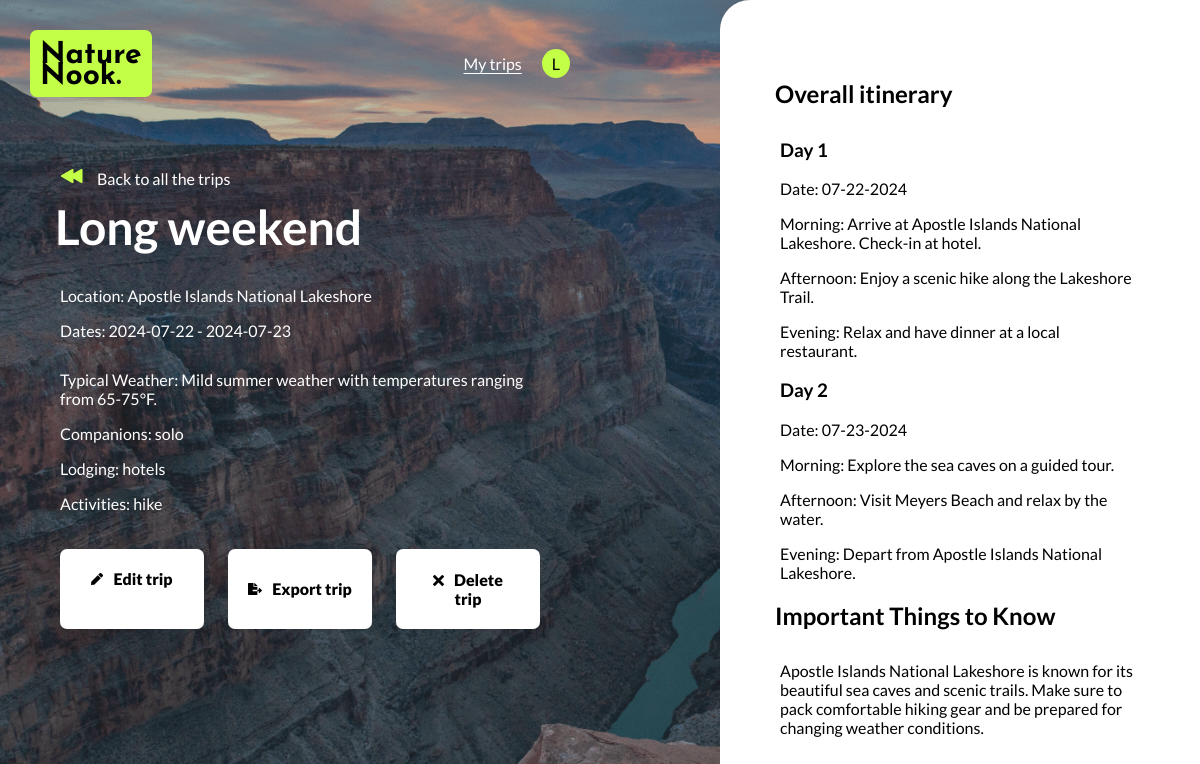
The page /view_trip/4 (signed in) on the database its author committed.
### app.py (models this page shows)
class User(UserMixin, db.Model):
    id = db.Column(db.Integer, primary_key=True)
    username = db.Column(db.String(150), unique=True, nullable=False)
    password = db.Column(db.String(150), nullable=False)

class Trip(db.Model):
    id = db.Column(db.Integer, primary_key=True)
    user_id = db.Column(db.Integer, db.ForeignKey('user.id'), nullable=False)
    trip_name = db.Column(db.String(150), nullable=False)
    location = db.Column(db.String(150), nullable=False)
    trip_start = db.Column(db.Date, nullable=False)
    trip_end = db.Column(db.Date, nullable=False)
    traveling_with = db.Column(db.String(150), nullable=False)
    lodging = db.Column(db.String(150), nullable=False)
    adventure = db.Column(db.String(150), nullable=False)
    created_at = db.Column(db.DateTime, default=datetime.utcnow)
    typical_weather = db.Column(db.String(150), nullable=True)
    itinerary = db.Column(db.Text, nullable=True)
    important_things_to_know = db.Column(db.Text, nullable=True)
    user = db.relationship('User', backref=db.backref('trips', lazy=True))

### app.py (the view)
@app.route("/view_trip/<int:trip_id>", methods=["GET"])
@login_required
def view_saved_trip(trip_id):
    trip = Trip.query.get_or_404(trip_id)
    output = {
        "trip_name": trip.trip_name,
        "location": trip.location,
        "trip_start": trip.trip_start,
        "trip_end": trip.trip_end,
        "typical_weather": trip.typical_weather,
        "traveling_with": trip.traveling_with,
        "lodging": trip.lodging,
        "adventure": trip.adventure,
        "itinerary": json.loads(trip.itinerary) if trip.itinerary else [],
        "important_things_to_know": trip.important_things_to_know
    }
    return render_template("view-trip.html", output=output, user=current_user, trip_id=trip.id)

### app.py (called while the page is built)
@login_manager.user_loader
def load_user(user_id):
    return User.query.get(int(user_id))

### templates/view-trip.html (shortened to what this page needs)
<!doctype html>
<html lang="en">
<head>
  <link rel="stylesheet" href="{{ url_for('static', filename='main.css') }}" />
</head>
<body class="split-layout create">
  <div class="create-half-dark-bkgd">
    <header>
      <div class="header-content-wrapper">
        <a href="/">
          <h1>Nature<br>Nook.</h1>
        </a>
        <div class="nav-wrapper">
          <a href="{{ url_for('my_trips') }}" class="link-underline">My trips</a>
          <div class="account-dropdown">
            {% if user.is_authenticated %}
            <div class="account">{{ user.username[0].upper() if user.username else '*' }}</div>
            {% else %}
            <div class="account">*</div>
            {% endif %}
          </div>
        </div>
      </div>
    </header>
    <main>
      <div class="main-content-wrapper create-main-content-wrapper">
        <a href="{{ url_for('my_trips') }}"><img src="../static/img/back-arrow.png" alt="back arrow"
            class="icons" />Back to all
          the trips</a>
        <h2>{{ output.trip_name }}</h2>
        <p id="location">Location: {{ output.location }}</p>
        <p id="trip-date">Dates: {{ output.trip_start }} - {{ output.trip_end }}</p>
        <p id="weather">Typical Weather: {{ output.typical_weather }}</p>
        <p id="traveling-with">Companions: {{ output.traveling_with }}</p>
        <p id="lodging">Lodging: {{ output.lodging }}</p>
        <p id="adventure">Activities: {{ output.adventure }}</p>
        <div class="create-trip-edit-buttons">
          <a href="{{ url_for('plan_trip', trip_id=trip_id) }}" class="view-trip-btn" id="edit-trip"><img
              src="../static/img/pen-black.png" alt="edit icon" class="icons" />Edit trip</a>
          <button class="view-trip-btn" onclick="downloadPDF()" id="export-trip"><img
              src="../static/img/export-black.png" alt="pdf icon" class="icons" />Export trip</button>
          <form action="{{ url_for('delete_trip', trip_id=trip_id) }}" method="POST" class="view-trip-btn"
            id="delete-trip">
            <button type="submit"><img src="../static/img/x-black.png" alt="trash icon" class="icons" />Delete
              trip</button>
          </form>
        </div>
      </div>
    </main>
  </div>
  <aside>
    <div class="trip-content-wrapper">
      <h2>Overall itinerary</h2>
      {% for day in output.itinerary %}
      <h3>Day {{ day.day }}</h3>
      <p>Date: {{ day.date }}</p>
      <p>Morning: {{ day.morning }}</p>
      <p>Afternoon: {{ day.afternoon }}</p>
      <p>Evening: {{ day.evening }}</p>
      {% endfor %}
      <h2>Important Things to Know</h2>
      <p>{{ output.important_things_to_know }}</p>
    </div>
  </aside>
</body>
</html>

### rows shown on the page
User: username "L"
Trip: trip_name "Long weekend", location "Apostle Islands National Lakeshore", trip_start "2024-07-22", trip_end "2024-07-23", typical_weather "Mild summer weather with temperatures ranging from 65-75°F.", traveling_with "solo", lodging "hotels", adventure "hike", important_things_to_know "Apostle Islands National Lakeshore is known for its beautiful sea caves and scenic trails. Make sure to pack comfortable hiking gear and be prepared for changing weather conditions."

### other values the page prints
{{ day.day }} "1" "2"
{{ day.date }} "07-22-2024" "07-23-2024"
{{ day.morning }} "Arrive at Apostle Islands National Lakeshore. Check-in at hotel." "Explore the sea caves on a guided tour."
{{ day.afternoon }} "Enjoy a scenic hike along the Lakeshore Trail." "Visit Meyers Beach and relax by the water."
{{ day.evening }} "Relax and have dinner at a local restaurant." "Depart from Apostle Islands National Lakeshore."
